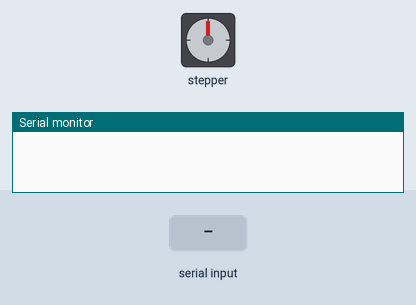
Simulated run of this sketch. Board: Arduino Uno, built with avr-gcc and run on an emulated ATmega328P. Shown: stepper motor, the last lines printed to the serial monitor. Wiring (inferred from the names in the program): stepper motor driver (200 steps per turn assumed): step pin 2; direction pin 5; enable pin 8. Inputs (shaded band) come from the test bench.

Above: at 1.2 s.
1.3 s: "S" received over Serial
At 1.75 s:
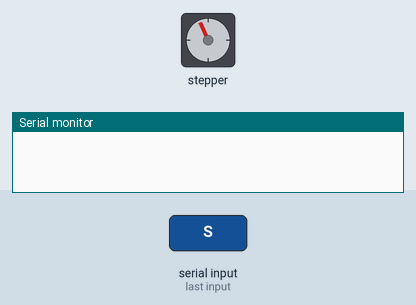
At 2.35 s:
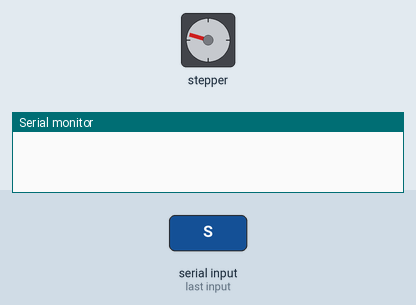
4.3 s: "X" received over Serial
5.8 s: "S" received over Serial
At 5.95 s:
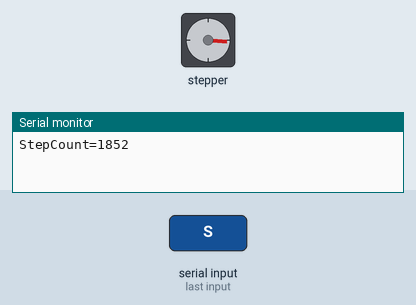
Timing chart, 0 to 17.8 s (numbered marks = the images above; inputs shaded):
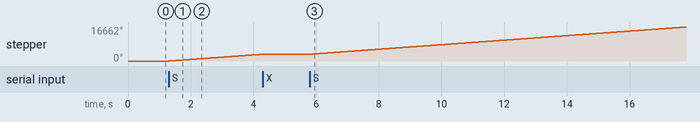

Measured:
- after the input at 1.3 s, stepper: keeps turning clockwise at about 1111°/s, starting at once
- after the input at 5.8 s, stepper: keeps turning clockwise at about 1111°/s, starting at once

The sketch:

ArduinoA_Stepper.ino
```cpp
// --- 腳位定義 ---
const int ENABLE_PIN = 8;
const int stepPin = 2;    // 平台A
const int dirPin  = 5;

long stepCount = 0;
bool running = false;

void setup() {
  pinMode(ENABLE_PIN, OUTPUT);
  pinMode(stepPin, OUTPUT);
  pinMode(dirPin, OUTPUT);
  Serial.begin(9600);

  digitalWrite(ENABLE_PIN, LOW); // 使能
  digitalWrite(dirPin, HIGH);    // 設定方向（上移）
}

void loop() {
  // 檢查是否收到指令
  if (Serial.available()) {
    char cmd = Serial.read();
    if (cmd == 'S') { // Start
      running = true;
      stepCount = 0;
    } else if (cmd == 'X') { // Stop
      running = false;
      Serial.print("StepCount=");
      Serial.println(stepCount); // 回報步數
    }
  }

  // 執行步進馬達動作
  if (running) {
    digitalWrite(stepPin, HIGH);
    delayMicroseconds(800); // 根據馬達調整
    digitalWrite(stepPin, LOW);
    delayMicroseconds(800);
    stepCount++;
  }
}
```
